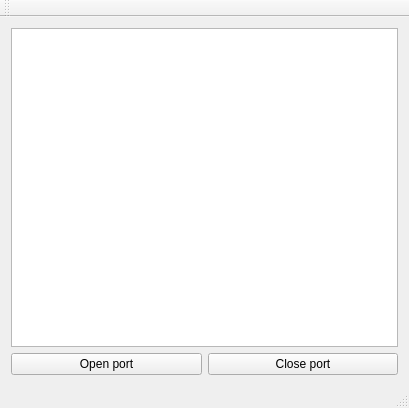
<?xml version="1.0" encoding="UTF-8"?>
<ui version="4.0">
 <class>MainWindow</class>
 <widget class="QMainWindow" name="MainWindow">
  <property name="geometry">
   <rect>
    <x>0</x>
    <y>0</y>
    <width>409</width>
    <height>408</height>
   </rect>
  </property>
  <property name="windowTitle">
   <string>MainWindow</string>
  </property>
  <widget class="QWidget" name="centralWidget">
   <layout class="QGridLayout" name="gridLayout">
    <item row="0" column="0">
     <layout class="QVBoxLayout" name="verticalLayout">
      <item>
       <widget class="QTextBrowser" name="textBrowser"/>
      </item>
      <item>
       <layout class="QHBoxLayout" name="horizontalLayout">
        <item>
         <widget class="QPushButton" name="openPortButton">
          <property name="text">
           <string>Open port</string>
          </property>
         </widget>
        </item>
        <item>
         <widget class="QPushButton" name="closePortButton">
          <property name="text">
           <string>Close port</string>
          </property>
         </widget>
        </item>
       </layout>
      </item>
     </layout>
    </item>
   </layout>
  </widget>
  <widget class="QMenuBar" name="menuBar">
   <property name="geometry">
    <rect>
     <x>0</x>
     <y>0</y>
     <width>409</width>
     <height>21</height>
    </rect>
   </property>
  </widget>
  <widget class="QToolBar" name="mainToolBar">
   <attribute name="toolBarArea">
    <enum>TopToolBarArea</enum>
   </attribute>
   <attribute name="toolBarBreak">
    <bool>false</bool>
   </attribute>
  </widget>
  <widget class="QStatusBar" name="statusBar"/>
 </widget>
 <layoutdefault spacing="6" margin="11"/>
 <resources/>
 <connections/>
</ui>
